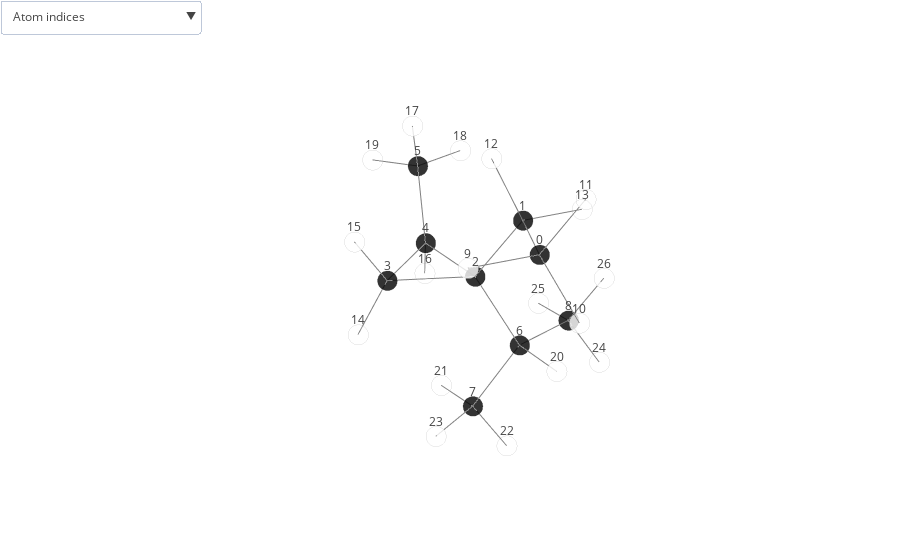

The code cell stored with this chart in its notebook:
### Code cell
plot_molecule('dsgdb9nsd_105227', structures)

### Figure 1 — Plotly figure (JSON) as saved in the notebook; plotly's stock layout.template omitted (floating-point values rounded to 4 significant figures)
{"data": [{"marker": {"color": ["black", "black", "black", "black", "black", "black", "black", "black", "black", "white", "white", "white", "white", "white", "white", "white", "white", "white", "white", "white", "white", "white", "white", "white", "white", "white", "white"], "line": {"color": "lightgray", "width": 2}, "opacity": 0.8, "size": 7, "symbol": "circle"}, "mode": "markers", "name": "", "text": ["C", "C", "C", "C", "C", "C", "C", "C", "C", "H", "H", "H", "H", "H", "H", "H", "H", "H", "H", "H", "H", "H", "H", "H", "H", "H", "H"], "type": "scatter3d", "uid": "02d207a3-20ef-49be-be20-1abb50c60ba8", "x": [1.182, 0.2115, 0.5368, 1.736, 0.3466, -0.2676, 0.2123, 1.018, -1.295, 2.209, 1.178, 0.914, 0.2179, -0.8111, 2.404, 2.237, 0.09639, 0.06333, -1.363, 0.01701, 0.4665, 0.8619, 0.708, 2.091, -1.546, -1.605, -1.898], "y": [1.443, 0.2986, -0.4438, -1.373, -1.95, -2.797, 0.3692, -0.01844, 0.3227, 1.073, 2.22, 1.922, -0.4027, 0.6944, -1.445, -1.472, -2.312, -2.495, -2.748, -3.848, 1.415, -1.065, 0.5965, 0.1358, 0.9944, -0.6886, 0.6215], "z": [0.2975, -0.0271, -1.323, -1.274, -1.389, -0.2944, -2.593, -3.841, -2.901, 0.3871, -0.4731, 1.245, 0.8127, -0.07448, -2.124, -0.315, -2.384, 0.7029, -0.311, -0.422, -2.376, -4.127, -4.692, -3.696, -3.729, -3.187, -2.038]}, {"hoverinfo": "none", "marker": {"color": "grey", "opacity": 1, "size": 7}, "mode": "lines", "type": "scatter3d", "uid": "db9c9e41-b788-44d6-b31a-f9d83bcd22fe", "x": [1.182, 0.2115, null, 0.2115, 0.5368, null, 0.5368, 1.736, null, 1.736, 0.3466, null, 0.3466, -0.2676, null, 0.2123, 1.018, null, 0.5368, 0.3466, null, -1.295, 0.2123, null, 0.5368, 0.2123, null, 1.182, 2.209, null, -1.295, -1.898, null, 1.182, 1.178, null, -1.295, -1.605, null, 1.182, 0.914, null, 0.2115, 0.2179, null, 1.736, 2.404, null, 1.018, 2.091, null, -1.546, -1.295, null, 0.2115, -0.8111, null, 1.736, 2.237, null, 0.09639, 0.3466, null, 0.06333, -0.2676, null, 0.708, 1.018, null, -1.363, -0.2676, null, 0.01701, -0.2676, null, 0.4665, 0.2123, null, 0.8619, 1.018, null], "y": [1.443, 0.2986, null, 0.2986, -0.4438, null, -0.4438, -1.373, null, -1.373, -1.95, null, -1.95, -2.797, null, 0.3692, -0.01844, null, -0.4438, -1.95, null, 0.3227, 0.3692, null, -0.4438, 0.3692, null, 1.443, 1.073, null, 0.3227, 0.6215, null, 1.443, 2.22, null, 0.3227, -0.6886, null, 1.443, 1.922, null, 0.2986, -0.4027, null, -1.373, -1.445, null, -0.01844, 0.1358, null, 0.9944, 0.3227, null, 0.2986, 0.6944, null, -1.373, -1.472, null, -2.312, -1.95, null, -2.495, -2.797, null, 0.5965, -0.01844, null, -2.748, -2.797, null, -3.848, -2.797, null, 1.415, 0.3692, null, -1.065, -0.01844, null], "z": [0.2975, -0.0271, null, -0.0271, -1.323, null, -1.323, -1.274, null, -1.274, -1.389, null, -1.389, -0.2944, null, -2.593, -3.841, null, -1.323, -1.389, null, -2.901, -2.593, null, -1.323, -2.593, null, 0.2975, 0.3871, null, -2.901, -2.038, null, 0.2975, -0.4731, null, -2.901, -3.187, null, 0.2975, 1.245, null, -0.0271, 0.8127, null, -1.274, -2.124, null, -3.841, -3.696, null, -3.729, -2.901, null, -0.0271, -0.07448, null, -1.274, -0.315, null, -2.384, -1.389, null, 0.7029, -0.2944, null, -4.692, -3.841, null, -0.311, -0.2944, null, -0.422, -0.2944, null, -2.376, -2.593, null, -4.127, -3.841, null]}], "layout": {"margin": {"b": 0, "l": 0, "r": 0, "t": 0}, "scene": {"annotations": [{"showarrow": false, "text": "0", "x": 1.182, "y": 1.443, "yshift": 15, "z": 0.2975}, {"showarrow": false, "text": "1", "x": 0.2115, "y": 0.2986, "yshift": 15, "z": -0.0271}, {"showarrow": false, "text": "2", "x": 0.5368, "y": -0.4438, "yshift": 15, "z": -1.323}, {"showarrow": false, "text": "3", "x": 1.736, "y": -1.373, "yshift": 15, "z": -1.274}, {"showarrow": false, "text": "4", "x": 0.3466, "y": -1.95, "yshift": 15, "z": -1.389}, {"showarrow": false, "text": "5", "x": -0.2676, "y": -2.797, "yshift": 15, "z": -0.2944}, {"showarrow": false, "text": "6", "x": 0.2123, "y": 0.3692, "yshift": 15, "z": -2.593}, {"showarrow": false, "text": "7", "x": 1.018, "y": -0.01844, "yshift": 15, "z": -3.841}, {"showarrow": false, "text": "8", "x": -1.295, "y": 0.3227, "yshift": 15, "z": -2.901}, {"showarrow": false, "text": "9", "x": 2.209, "y": 1.073, "yshift": 15, "z": 0.3871}, {"showarrow": false, "text": "10", "x": 1.178, "y": 2.22, "yshift": 15, "z": -0.4731}, {"showarrow": false, "text": "11", "x": 0.914, "y": 1.922, "yshift": 15, "z": 1.245}, {"showarrow": false, "text": "12", "x": 0.2179, "y": -0.4027, "yshift": 15, "z": 0.8127}, {"showarrow": false, "text": "13", "x": -0.8111, "y": 0.6944, "yshift": 15, "z": -0.07448}, {"showarrow": false, "text": "14", "x": 2.404, "y": -1.445, "yshift": 15, "z": -2.124}, {"showarrow": false, "text": "15", "x": 2.237, "y": -1.472, "yshift": 15, "z": -0.315}, {"showarrow": false, "text": "16", "x": 0.09639, "y": -2.312, "yshift": 15, "z": -2.384}, {"showarrow": false, "text": "17", "x": 0.06333, "y": -2.495, "yshift": 15, "z": 0.7029}, {"showarrow": false, "text": "18", "x": -1.363, "y": -2.748, "yshift": 15, "z": -0.311}, {"showarrow": false, "text": "19", "x": 0.01701, "y": -3.848, "yshift": 15, "z": -0.422}, {"showarrow": false, "text": "20", "x": 0.4665, "y": 1.415, "yshift": 15, "z": -2.376}, {"showarrow": false, "text": "21", "x": 0.8619, "y": -1.065, "yshift": 15, "z": -4.127}, {"showarrow": false, "text": "22", "x": 0.708, "y": 0.5965, "yshift": 15, "z": -4.692}, {"showarrow": false, "text": "23", "x": 2.091, "y": 0.1358, "yshift": 15, "z": -3.696}, {"showarrow": false, "text": "24", "x": -1.546, "y": 0.9944, "yshift": 15, "z": -3.729}, {"showarrow": false, "text": "25", "x": -1.605, "y": -0.6886, "yshift": 15, "z": -3.187}, {"showarrow": false, "text": "26", "x": -1.898, "y": 0.6215, "yshift": 15, "z": -2.038}], "aspectmode": "auto", "aspectratio": {"x": 0.801, "y": 1.13, "z": 1.105}, "xaxis": {"showgrid": false, "showticklabels": false, "title": {"font": {"color": "white"}}, "type": "linear", "zeroline": false}, "yaxis": {"showgrid": false, "showticklabels": false, "title": {"font": {"color": "white"}}, "type": "linear", "zeroline": false}, "zaxis": {"showgrid": false, "showticklabels": false, "title": {"font": {"color": "white"}}, "type": "linear", "zeroline": false}}, "showlegend": false, "updatemenus": [{"buttons": [{"args": [{"scene.annotations": [{"showarrow": false, "text": 0, "x": 1.182, "y": 1.443, "yshift": 15, "z": 0.2975}, {"showarrow": false, "text": 1, "x": 0.2115, "y": 0.2986, "yshift": 15, "z": -0.0271}, {"showarrow": false, "text": 2, "x": 0.5368, "y": -0.4438, "yshift": 15, "z": -1.323}, {"showarrow": false, "text": 3, "x": 1.736, "y": -1.373, "yshift": 15, "z": -1.274}, {"showarrow": false, "text": 4, "x": 0.3466, "y": -1.95, "yshift": 15, "z": -1.389}, {"showarrow": false, "text": 5, "x": -0.2676, "y": -2.797, "yshift": 15, "z": -0.2944}, {"showarrow": false, "text": 6, "x": 0.2123, "y": 0.3692, "yshift": 15, "z": -2.593}, {"showarrow": false, "text": 7, "x": 1.018, "y": -0.01844, "yshift": 15, "z": -3.841}, {"showarrow": false, "text": 8, "x": -1.295, "y": 0.3227, "yshift": 15, "z": -2.901}, {"showarrow": false, "text": 9, "x": 2.209, "y": 1.073, "yshift": 15, "z": 0.3871}, {"showarrow": false, "text": 10, "x": 1.178, "y": 2.22, "yshift": 15, "z": -0.4731}, {"showarrow": false, "text": 11, "x": 0.914, "y": 1.922, "yshift": 15, "z": 1.245}, {"showarrow": false, "text": 12, "x": 0.2179, "y": -0.4027, "yshift": 15, "z": 0.8127}, {"showarrow": false, "text": 13, "x": -0.8111, "y": 0.6944, "yshift": 15, "z": -0.07448}, {"showarrow": false, "text": 14, "x": 2.404, "y": -1.445, "yshift": 15, "z": -2.124}, {"showarrow": false, "text": 15, "x": 2.237, "y": -1.472, "yshift": 15, "z": -0.315}, {"showarrow": false, "text": 16, "x": 0.09639, "y": -2.312, "yshift": 15, "z": -2.384}, {"showarrow": false, "text": 17, "x": 0.06333, "y": -2.495, "yshift": 15, "z": 0.7029}, {"showarrow": false, "text": 18, "x": -1.363, "y": -2.748, "yshift": 15, "z": -0.311}, {"showarrow": false, "text": 19, "x": 0.01701, "y": -3.848, "yshift": 15, "z": -0.422}, {"showarrow": false, "text": 20, "x": 0.4665, "y": 1.415, "yshift": 15, "z": -2.376}, {"showarrow": false, "text": 21, "x": 0.8619, "y": -1.065, "yshift": 15, "z": -4.127}, {"showarrow": false, "text": 22, "x": 0.708, "y": 0.5965, "yshift": 15, "z": -4.692}, {"showarrow": false, "text": 23, "x": 2.091, "y": 0.1358, "yshift": 15, "z": -3.696}, {"showarrow": false, "text": 24, "x": -1.546, "y": 0.9944, "yshift": 15, "z": -3.729}, {"showarrow": false, "text": 25, "x": -1.605, "y": -0.6886, "yshift": 15, "z": -3.187}, {"showarrow": false, "text": 26, "x": -1.898, "y": 0.6215, "yshift": 15, "z": -2.038}]}], "label": "Atom indices", "method": "relayout"}, {"args": [{"scene.annotations": [{"showarrow": false, "text": 1.54, "x": 0.6969, "y": 0.8707, "yshift": 15, "z": 0.1352}, {"showarrow": false, "text": 1.53, "x": 0.3742, "y": -0.07261, "yshift": 15, "z": -0.6749}, {"showarrow": false, "text": 1.52, "x": 1.136, "y": -0.9082, "yshift": 15, "z": -1.298}, {"showarrow": false, "text": 1.51, "x": 1.041, "y": -1.661, "yshift": 15, "z": -1.331}, {"showarrow": false, "text": 1.51, "x": 0.03952, "y": -2.373, "yshift": 15, "z": -0.8417}, {"showarrow": false, "text": 1.54, "x": 0.6154, "y": 0.1754, "yshift": 15, "z": -3.217}, {"showarrow": false, "text": 1.52, "x": 0.4417, "y": -1.197, "yshift": 15, "z": -1.356}, {"showarrow": false, "text": 1.54, "x": -0.5415, "y": 0.346, "yshift": 15, "z": -2.747}, {"showarrow": false, "text": 1.54, "x": 0.3746, "y": -0.03727, "yshift": 15, "z": -1.958}, {"showarrow": false, "text": 1.1, "x": 1.696, "y": 1.258, "yshift": 15, "z": 0.3423}, {"showarrow": false, "text": 1.09, "x": -1.597, "y": 0.4721, "yshift": 15, "z": -2.469}, {"showarrow": false, "text": 1.09, "x": 1.18, "y": 1.832, "yshift": 15, "z": -0.08776}, {"showarrow": false, "text": 1.1, "x": -1.45, "y": -0.183, "yshift": 15, "z": -3.044}, {"showarrow": false, "text": 1.09, "x": 1.048, "y": 1.682, "yshift": 15, "z": 0.7712}, {"showarrow": false, "text": 1.09, "x": 0.2147, "y": -0.05207, "yshift": 15, "z": 0.3928}, {"showarrow": false, "text": 1.08, "x": 2.07, "y": -1.409, "yshift": 15, "z": -1.699}, {"showarrow": false, "text": 1.09, "x": 1.555, "y": 0.0587, "yshift": 15, "z": -3.769}, {"showarrow": false, "text": 1.1, "x": -1.421, "y": 0.6585, "yshift": 15, "z": -3.315}, {"showarrow": false, "text": 1.1, "x": -0.2998, "y": 0.4965, "yshift": 15, "z": -0.05079}, {"showarrow": false, "text": 1.09, "x": 1.987, "y": -1.422, "yshift": 15, "z": -0.7945}, {"showarrow": false, "text": 1.09, "x": 0.2215, "y": -2.131, "yshift": 15, "z": -1.886}, {"showarrow": false, "text": 1.09, "x": -0.1021, "y": -2.646, "yshift": 15, "z": 0.2042}, {"showarrow": false, "text": 1.09, "x": 0.8633, "y": 0.289, "yshift": 15, "z": -4.267}, {"showarrow": false, "text": 1.1, "x": -0.8151, "y": -2.773, "yshift": 15, "z": -0.3027}, {"showarrow": false, "text": 1.1, "x": -0.1253, "y": -3.322, "yshift": 15, "z": -0.3582}, {"showarrow": false, "text": 1.1, "x": 0.3394, "y": 0.8921, "yshift": 15, "z": -2.485}, {"showarrow": false, "text": 1.1, "x": 0.9402, "y": -0.5418, "yshift": 15, "z": -3.984}]}], "label": "Bond lengths", "method": "relayout"}, {"args": [{"scene.annotations": [{"showarrow": false, "text": 0, "x": 1.182, "y": 1.443, "yshift": 15, "z": 0.2975}, {"showarrow": false, "text": 1, "x": 0.2115, "y": 0.2986, "yshift": 15, "z": -0.0271}, {"showarrow": false, "text": 2, "x": 0.5368, "y": -0.4438, "yshift": 15, "z": -1.323}, {"showarrow": false, "text": 3, "x": 1.736, "y": -1.373, "yshift": 15, "z": -1.274}, {"showarrow": false, "text": 4, "x": 0.3466, "y": -1.95, "yshift": 15, "z": -1.389}, {"showarrow": false, "text": 5, "x": -0.2676, "y": -2.797, "yshift": 15, "z": -0.2944}, {"showarrow": false, "text": 6, "x": 0.2123, "y": 0.3692, "yshift": 15, "z": -2.593}, {"showarrow": false, "text": 7, "x": 1.018, "y": -0.01844, "yshift": 15, "z": -3.841}, {"showarrow": false, "text": 8, "x": -1.295, "y": 0.3227, "yshift": 15, "z": -2.901}, {"showarrow": false, "text": 9, "x": 2.209, "y": 1.073, "yshift": 15, "z": 0.3871}, {"showarrow": false, "text": 10, "x": 1.178, "y": 2.22, "yshift": 15, "z": -0.4731}, {"showarrow": false, "text": 11, "x": 0.914, "y": 1.922, "yshift": 15, "z": 1.245}, {"showarrow": false, "text": 12, "x": 0.2179, "y": -0.4027, "yshift": 15, "z": 0.8127}, {"showarrow": false, "text": 13, "x": -0.8111, "y": 0.6944, "yshift": 15, "z": -0.07448}, {"showarrow": false, "text": 14, "x": 2.404, "y": -1.445, "yshift": 15, "z": -2.124}, {"showarrow": false, "text": 15, "x": 2.237, "y": -1.472, "yshift": 15, "z": -0.315}, {"showarrow": false, "text": 16, "x": 0.09639, "y": -2.312, "yshift": 15, "z": -2.384}, {"showarrow": false, "text": 17, "x": 0.06333, "y": -2.495, "yshift": 15, "z": 0.7029}, {"showarrow": false, "text": 18, "x": -1.363, "y": -2.748, "yshift": 15, "z": -0.311}, {"showarrow": false, "text": 19, "x": 0.01701, "y": -3.848, "yshift": 15, "z": -0.422}, {"showarrow": false, "text": 20, "x": 0.4665, "y": 1.415, "yshift": 15, "z": -2.376}, {"showarrow": false, "text": 21, "x": 0.8619, "y": -1.065, "yshift": 15, "z": -4.127}, {"showarrow": false, "text": 22, "x": 0.708, "y": 0.5965, "yshift": 15, "z": -4.692}, {"showarrow": false, "text": 23, "x": 2.091, "y": 0.1358, "yshift": 15, "z": -3.696}, {"showarrow": false, "text": 24, "x": -1.546, "y": 0.9944, "yshift": 15, "z": -3.729}, {"showarrow": false, "text": 25, "x": -1.605, "y": -0.6886, "yshift": 15, "z": -3.187}, {"showarrow": false, "text": 26, "x": -1.898, "y": 0.6215, "yshift": 15, "z": -2.038}, {"showarrow": false, "text": 1.54, "x": 0.6969, "y": 0.8707, "yshift": 15, "z": 0.1352}, {"showarrow": false, "text": 1.53, "x": 0.3742, "y": -0.07261, "yshift": 15, "z": -0.6749}, {"showarrow": false, "text": 1.52, "x": 1.136, "y": -0.9082, "yshift": 15, "z": -1.298}, {"showarrow": false, "text": 1.51, "x": 1.041, "y": -1.661, "yshift": 15, "z": -1.331}, {"showarrow": false, "text": 1.51, "x": 0.03952, "y": -2.373, "yshift": 15, "z": -0.8417}, {"showarrow": false, "text": 1.54, "x": 0.6154, "y": 0.1754, "yshift": 15, "z": -3.217}, {"showarrow": false, "text": 1.52, "x": 0.4417, "y": -1.197, "yshift": 15, "z": -1.356}, {"showarrow": false, "text": 1.54, "x": -0.5415, "y": 0.346, "yshift": 15, "z": -2.747}, {"showarrow": false, "text": 1.54, "x": 0.3746, "y": -0.03727, "yshift": 15, "z": -1.958}, {"showarrow": false, "text": 1.1, "x": 1.696, "y": 1.258, "yshift": 15, "z": 0.3423}, {"showarrow": false, "text": 1.09, "x": -1.597, "y": 0.4721, "yshift": 15, "z": -2.469}, {"showarrow": false, "text": 1.09, "x": 1.18, "y": 1.832, "yshift": 15, "z": -0.08776}, {"showarrow": false, "text": 1.1, "x": -1.45, "y": -0.183, "yshift": 15, "z": -3.044}, {"showarrow": false, "text": 1.09, "x": 1.048, "y": 1.682, "yshift": 15, "z": 0.7712}, {"showarrow": false, "text": 1.09, "x": 0.2147, "y": -0.05207, "yshift": 15, "z": 0.3928}, {"showarrow": false, "text": 1.08, "x": 2.07, "y": -1.409, "yshift": 15, "z": -1.699}, {"showarrow": false, "text": 1.09, "x": 1.555, "y": 0.0587, "yshift": 15, "z": -3.769}, {"showarrow": false, "text": 1.1, "x": -1.421, "y": 0.6585, "yshift": 15, "z": -3.315}, {"showarrow": false, "text": 1.1, "x": -0.2998, "y": 0.4965, "yshift": 15, "z": -0.05079}, {"showarrow": false, "text": 1.09, "x": 1.987, "y": -1.422, "yshift": 15, "z": -0.7945}, {"showarrow": false, "text": 1.09, "x": 0.2215, "y": -2.131, "yshift": 15, "z": -1.886}, {"showarrow": false, "text": 1.09, "x": -0.1021, "y": -2.646, "yshift": 15, "z": 0.2042}, {"showarrow": false, "text": 1.09, "x": 0.8633, "y": 0.289, "yshift": 15, "z": -4.267}, {"showarrow": false, "text": 1.1, "x": -0.8151, "y": -2.773, "yshift": 15, "z": -0.3027}, {"showarrow": false, "text": 1.1, "x": -0.1253, "y": -3.322, "yshift": 15, "z": -0.3582}, {"showarrow": false, "text": 1.1, "x": 0.3394, "y": 0.8921, "yshift": 15, "z": -2.485}, {"showarrow": false, "text": 1.1, "x": 0.9402, "y": -0.5418, "yshift": 15, "z": -3.984}]}], "label": "Atom indices & Bond lengths", "method": "relayout"}, {"args": [{"scene.annotations": []}], "label": "Hide all", "method": "relayout"}], "direction": "down", "xanchor": "left", "yanchor": "top"}]}}
